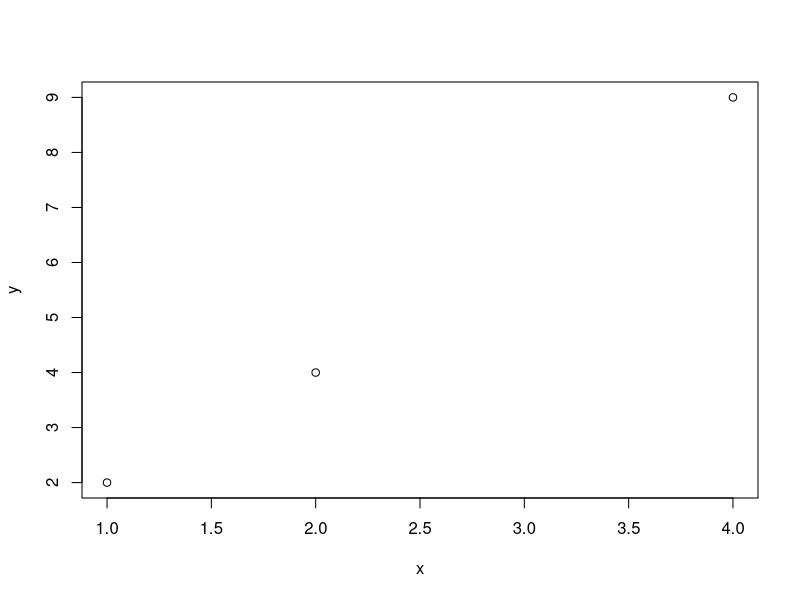
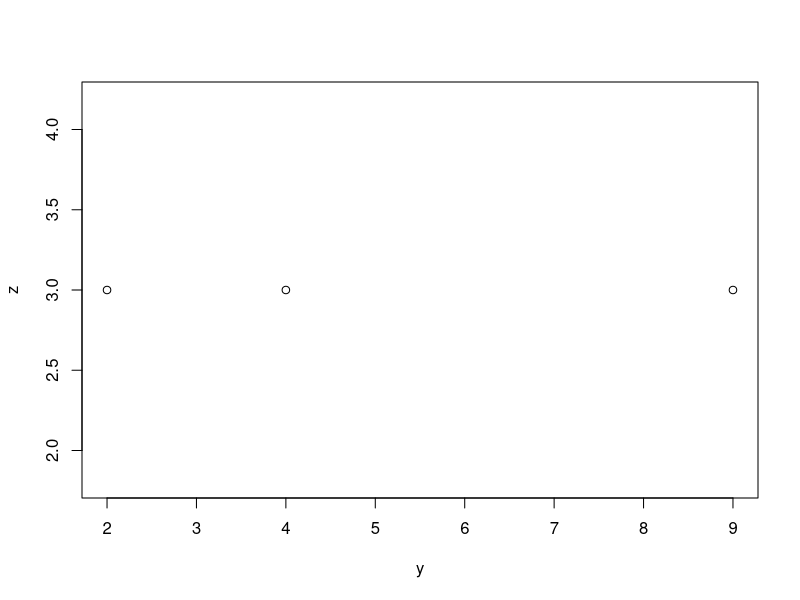
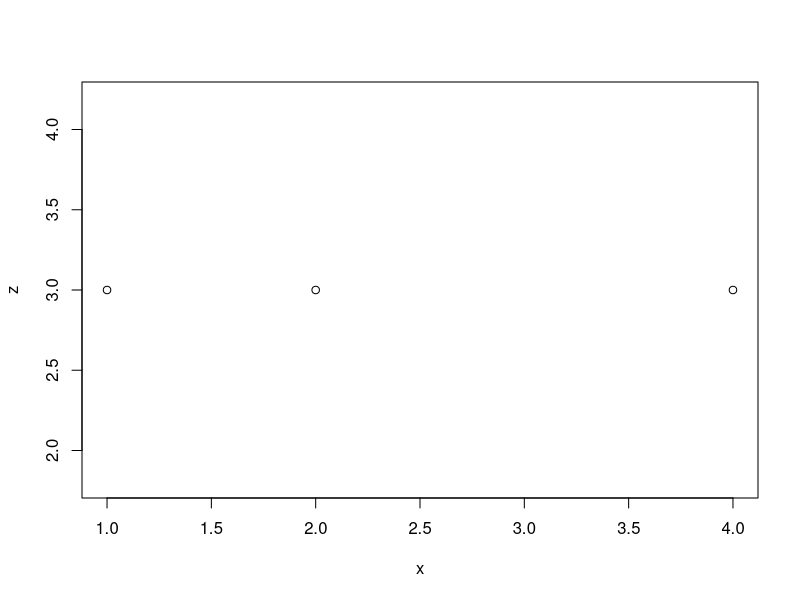

The R script that drew these images, in order:
# github demo file

x <- c(1,2,4)
y <- c(2,4,9)
z <- c(3,3,3)

plot(x,y)
plot(y,z)
plot(x,z)

print("Result is...")
print(x + y)